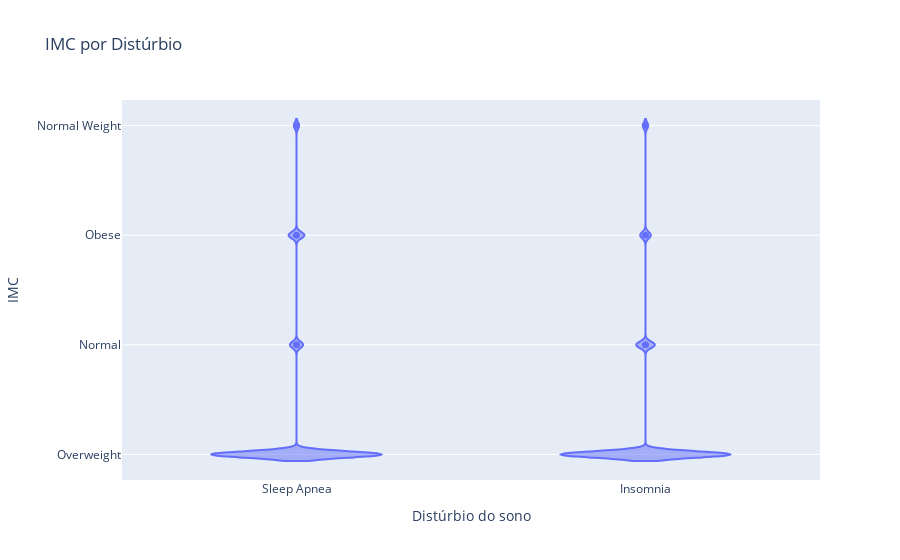

The notebook cell this image was saved under:
### Code cell
fig = px.violin(df, x="sleep_disorder", y="bmi_category",
             title="IMC por Distúrbio")

fig.update_layout(
    xaxis_title="Distúrbio do sono",
    yaxis_title="IMC",
)

fig.show()

### Figure 1 — Plotly figure (JSON) as saved in the notebook; plotly's stock layout.template omitted (floating-point values rounded to 4 significant figures; data arrays with more than 128 entries replaced by an {"elided": "..."} marker saying what was removed)
{"data": [{"alignmentgroup": "True", "box": {"visible": false}, "hovertemplate": "sleep_disorder=%{x}<br>bmi_category=%{y}<extra></extra>", "legendgroup": "", "marker": {"color": "#636efa"}, "name": "", "offsetgroup": "", "orientation": "v", "scalegroup": "True", "showlegend": false, "type": "violin", "x": {"elided": "374 str values"}, "x0": " ", "xaxis": "x", "y": {"elided": "374 str values"}, "y0": " ", "yaxis": "y"}], "layout": {"legend": {"tracegroupgap": 0}, "title": {"text": "IMC por Distúrbio"}, "violinmode": "group", "xaxis": {"anchor": "y", "domain": [0, 1], "title": {"text": "Distúrbio do sono"}}, "yaxis": {"anchor": "x", "domain": [0, 1], "title": {"text": "IMC"}}}}
